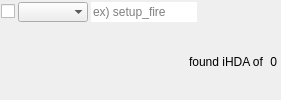
             <widget class="QWidget" name="page__hda_inside_hipfile">
              <layout class="QVBoxLayout" name="verticalLayout_21">
               <property name="spacing">
                <number>1</number>
               </property>
               <property name="leftMargin">
                <number>1</number>
               </property>
               <property name="topMargin">
                <number>1</number>
               </property>
               <property name="rightMargin">
                <number>1</number>
               </property>
               <property name="bottomMargin">
                <number>1</number>
               </property>
               <item>
                <layout class="QVBoxLayout" name="verticalLayout_20">
                 <property name="spacing">
                  <number>1</number>
                 </property>
                 <item>
                  <layout class="QHBoxLayout" name="horizontalLayout_20">
                   <property name="spacing">
                    <number>3</number>
                   </property>
                   <item>
                    <widget class="QCheckBox" name="checkBox__hda_inside_connect_to_view">
                     <property name="cursor">
                      <cursorShape>PointingHandCursor</cursorShape>
                     </property>
                     <property name="toolTip">
                      <string>Connect to List/Table View</string>
                     </property>
                     <property name="statusTip">
                      <string>When you enable this option, when you select an iHDA node in the List/Table view, only the information for that node is automatically displayed.</string>
                     </property>
                     <property name="text">
                      <string/>
                     </property>
                     <property name="icon">
                      <iconset resource="icons.qrc">
                       <normaloff>:/main/icons/show_all.png</normaloff>:/main/icons/show_all.png</iconset>
                     </property>
                     <property name="iconSize">
                      <size>
                       <width>20</width>
                       <height>20</height>
                      </size>
                     </property>
                    </widget>
                   </item>
                   <item>
                    <widget class="QComboBox" name="comboBox__hda_inside_node">
                     <property name="cursor">
                      <cursorShape>PointingHandCursor</cursorShape>
                     </property>
                     <property name="toolTip">
                      <string>Select which iHDA node to search.</string>
                     </property>
                     <property name="statusTip">
                      <string>The selected iHDA node is retrieved from the current HIP file.</string>
                     </property>
                     <property name="frame">
                      <bool>false</bool>
                     </property>
                    </widget>
                   </item>
                   <item>
                    <widget class="QLineEdit" name="lineEdit__search_found_hda_inside_node">
                     <property name="statusTip">
                      <string>Please enter your search term</string>
                     </property>
                     <property name="frame">
                      <bool>false</bool>
                     </property>
                     <property name="placeholderText">
                      <string>ex) setup_fire</string>
                     </property>
                     <property name="clearButtonEnabled">
                      <bool>true</bool>
                     </property>
                    </widget>
                   </item>
                   <item>
                    <spacer name="horizontalSpacer_15">
                     <property name="orientation">
                      <enum>Qt::Horizontal</enum>
                     </property>
                     <property name="sizeHint" stdset="0">
                      <size>
                       <width>40</width>
                       <height>20</height>
                      </size>
                     </property>
                    </spacer>
                   </item>
                   <item>
                    <widget class="QPushButton" name="pushButton__hda_inside_node_refresh">
                     <property name="cursor">
                      <cursorShape>PointingHandCursor</cursorShape>
                     </property>
                     <property name="toolTip">
                      <string>Refresh the iHDA node search results in the current HIP file.</string>
                     </property>
                     <property name="statusTip">
                      <string>If the search results do not match the iHDA node in the current HIP file, click this button to refresh.</string>
                     </property>
                     <property name="text">
                      <string/>
                     </property>
                     <property name="icon">
                      <iconset resource="icons.qrc">
                       <normaloff>:/main/icons/ic_refresh_white.png</normaloff>:/main/icons/ic_refresh_white.png</iconset>
                     </property>
                     <property name="iconSize">
                      <size>
                       <width>20</width>
                       <height>20</height>
                      </size>
                     </property>
                     <property name="flat">
                      <bool>true</bool>
                     </property>
                    </widget>
                   </item>
                  </layout>
                 </item>
                 <item>
                  <layout class="QVBoxLayout" name="verticalLayout__hda_inside_node">
                   <property name="spacing">
                    <number>1</number>
                   </property>
                  </layout>
                 </item>
                 <item>
                  <layout class="QHBoxLayout" name="horizontalLayout_19">
                   <property name="spacing">
                    <number>3</number>
                   </property>
                   <property name="leftMargin">
                    <number>3</number>
                   </property>
                   <property name="rightMargin">
                    <number>3</number>
                   </property>
                   <item>
                    <spacer name="horizontalSpacer_14">
                     <property name="orientation">
                      <enum>Qt::Horizontal</enum>
                     </property>
                     <property name="sizeHint" stdset="0">
                      <size>
                       <width>40</width>
                       <height>20</height>
                      </size>
                     </property>
                    </spacer>
                   </item>
                   <item>
                    <widget class="QLabel" name="label__found_hda_inside_hipfile">
                     <property name="text">
                      <string>found iHDA of </string>
                     </property>
                    </widget>
                   </item>
                   <item>
                    <widget class="QLabel" name="label__found_hda_inside_hipfile_count">
                     <property name="text">
                      <string>0</string>
                     </property>
                     <property name="alignment">
                      <set>Qt::AlignRight|Qt::AlignTrailing|Qt::AlignVCenter</set>
                     </property>
                    </widget>
                   </item>
                  </layout>
                 </item>
                </layout>
               </item>
              </layout>
             </widget>
